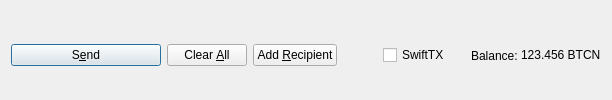
         <widget class="QFrame" name="frame_Send">
          <layout class="QHBoxLayout" name="horizontalLayout">
           <property name="bottomMargin">
            <number>0</number>
           </property>
           <item>
            <widget class="QPushButton" name="sendButton">
             <property name="minimumSize">
              <size>
               <width>150</width>
               <height>0</height>
              </size>
             </property>
             <property name="toolTip">
              <string>Confirm the send action</string>
             </property>
             <property name="text">
              <string>S&amp;end</string>
             </property>
             <property name="icon">
              <iconset resource="../bitcoinneutral.qrc">
               <normaloff>:/icons/send</normaloff>:/icons/send</iconset>
             </property>
             <property name="autoDefault">
              <bool>false</bool>
             </property>
             <property name="default">
              <bool>true</bool>
             </property>
            </widget>
           </item>
           <item>
            <widget class="QPushButton" name="clearButton">
             <property name="sizePolicy">
              <sizepolicy hsizetype="Minimum" vsizetype="Fixed">
               <horstretch>0</horstretch>
               <verstretch>0</verstretch>
              </sizepolicy>
             </property>
             <property name="toolTip">
              <string>Clear all fields of the form.</string>
             </property>
             <property name="text">
              <string>Clear &amp;All</string>
             </property>
             <property name="icon">
              <iconset resource="../bitcoinneutral.qrc">
               <normaloff>:/icons/remove</normaloff>:/icons/remove</iconset>
             </property>
             <property name="autoDefault">
              <bool>false</bool>
             </property>
            </widget>
           </item>
           <item>
            <widget class="QPushButton" name="addButton">
             <property name="toolTip">
              <string>Send to multiple recipients at once</string>
             </property>
             <property name="text">
              <string>Add &amp;Recipient</string>
             </property>
             <property name="icon">
              <iconset resource="../bitcoinneutral.qrc">
               <normaloff>:/icons/add</normaloff>:/icons/add</iconset>
             </property>
             <property name="autoDefault">
              <bool>false</bool>
             </property>
            </widget>
           </item>
           <item>
            <spacer name="horizontalSpacer">
             <property name="orientation">
              <enum>Qt::Horizontal</enum>
             </property>
             <property name="sizeHint" stdset="0">
              <size>
               <width>40</width>
               <height>20</height>
              </size>
             </property>
            </spacer>
           </item>
           <item>
            <layout class="QHBoxLayout" name="horizontalLayout_2">
             <property name="spacing">
              <number>3</number>
             </property>
             <item>
              <widget class="QCheckBox" name="checkSwiftTX">
               <property name="enabled">
                <bool>true</bool>
               </property>
               <property name="minimumSize">
                <size>
                 <width>85</width>
                 <height>0</height>
                </size>
               </property>
               <property name="text">
                <string>SwiftTX</string>
               </property>
              </widget>
             </item>
             <item>
              <widget class="QLabel" name="label">
               <property name="text">
                <string>Balance:</string>
               </property>
              </widget>
             </item>
             <item>
              <widget class="QLabel" name="labelBalance">
               <property name="sizePolicy">
                <sizepolicy hsizetype="Preferred" vsizetype="Fixed">
                 <horstretch>0</horstretch>
                 <verstretch>0</verstretch>
                </sizepolicy>
               </property>
               <property name="cursor">
                <cursorShape>IBeamCursor</cursorShape>
               </property>
               <property name="text">
                <string notr="true">123.456 BTCN</string>
               </property>
               <property name="textInteractionFlags">
                <set>Qt::LinksAccessibleByMouse|Qt::TextSelectableByKeyboard|Qt::TextSelectableByMouse</set>
               </property>
              </widget>
             </item>
            </layout>
           </item>
          </layout>
         </widget>
